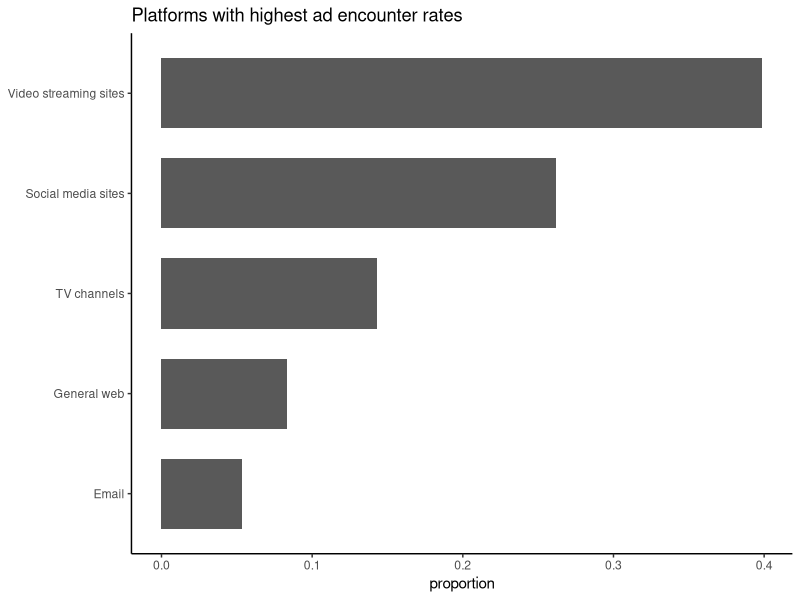
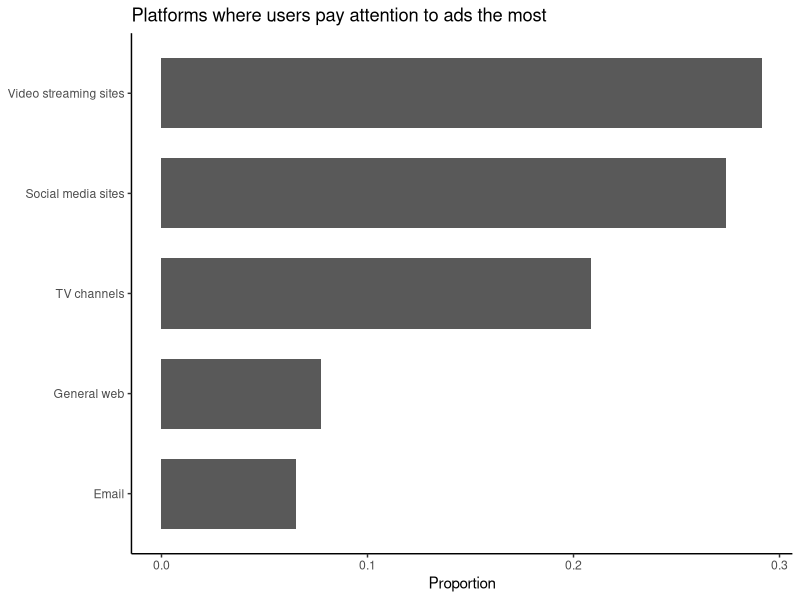
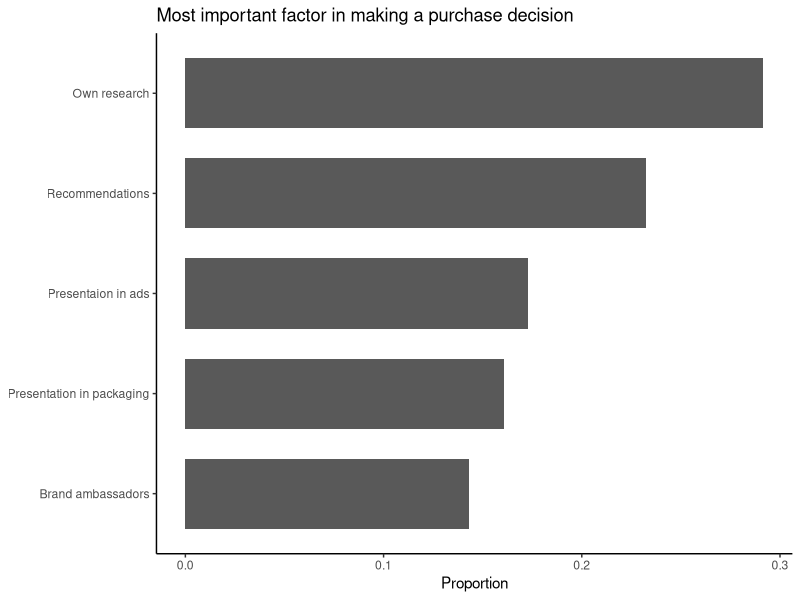

Generate these figures, in order, with R:
## ---- chunk 1
knitr::opts_chunk$set(echo = TRUE, warning = FALSE, message = FALSE,
                      cache = TRUE)
## ---- chunk 2
library(dplyr) # for wrangling data
library(ggplot2) # for making plots
library(readr) # for reading data
## ---- chunk 3
ad_influence_data <- read_csv("ad-influence.csv") %>%
  select(!Timestamp) # ignore timestamp column
n <- dim(ad_influence_data)[1]
questions <- names(ad_influence_data)
## ---- chunk 4
simplify_responses <- function(response) {
  if (response == "Social media sites (like Facebook, Instagram)") {
    response = "Social media sites"
  } else if (response == "Video streaming sites (like YouTube, Vimeo)") {
    response = "Video streaming sites"
  } else if (response == "General web (like Google Ads on various sites)") {
    response = "General web"
  } else if (grepl("Recommendations? from friends or family", response)) {
    response = "Recommendations"
  }
  response
}

for (i in 1:length(ad_influence_data))  {
  ad_influence_data[questions[i]] <- ad_influence_data[questions[i]] %>%
    pull() %>%
    sapply(simplify_responses, USE.NAMES = FALSE)
}
## ---- chunk 5
ad_influence_data %>%
  rename(most_ads_platform = questions[1]) %>%
  group_by(most_ads_platform) %>%
  summarise(proportion = n() / n) %>%
  ungroup() %>%
  arrange(desc(proportion)) %>%
  head(5) %>%
  ggplot(aes(x = reorder(most_ads_platform, proportion), y = proportion)) +
  geom_col(width = 0.7) +
  labs(x = NULL, title = "Platforms with highest ad encounter rates") +
  coord_flip() +
  theme_classic()
## ---- chunk 6
ad_influence_data %>%
  rename(attention_grabbing_platform = questions[2]) %>%
  group_by(attention_grabbing_platform) %>%
  summarise(proportion = n() / n) %>%
  ungroup() %>%
  arrange(desc(proportion)) %>%
  head(5) %>%
  ggplot(aes(x = reorder(attention_grabbing_platform, proportion),
             y = proportion)) +
  geom_col(width = 0.7) +
  labs(x = NULL, y = "Proportion",
       title = "Platforms where users pay attention to ads the most") +
  coord_flip() +
  theme_classic()
## ---- chunk 7
ad_influence_data %>%
  rename(important_aspect = questions[3]) %>%
  group_by(important_aspect) %>%
  summarise(proportion = n() / n) %>%
  ungroup() %>%
  arrange(desc(proportion)) %>%
  ggplot(aes(x = reorder(important_aspect, proportion),
             y = proportion)) +
  geom_col(width = 0.7) +
  labs(x = NULL, y = "Proportion",
       title = "Most important factor in making a purchase decision") +
  coord_flip() +
  theme_classic()
